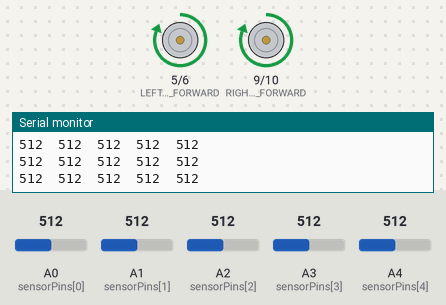
Bench run of a sketch on a simulated Arduino Uno, built with avr-gcc and run on an emulated ATmega328P. Shown: motor-driver pin pairs drawn as motors (green arrow = first pin HIGH = forward, orange = second pin HIGH = backward, longer = more drive), the last lines printed to the serial monitor. Inputs (shaded band) come from the test bench; at power-on: A2 (sensorPins[2]) = 512, A0 (sensorPins[0]) = 512, A1 (sensorPins[1]) = 512, A3 (sensorPins[3]) = 512, A4 (sensorPins[4]) = 512.

Above: at 1.2 s.
1.3 s: A2 (sensorPins[2]) set to 491
At 1.9 s:
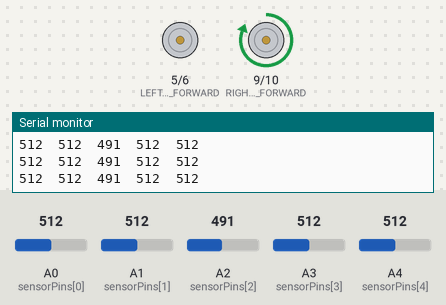
2.8 s: A0 (sensorPins[0]) set to 104
5.8 s: A0 (sensorPins[0]) set to 90
8.8 s: A1 (sensorPins[1]) set to 493
At 9.9 s:
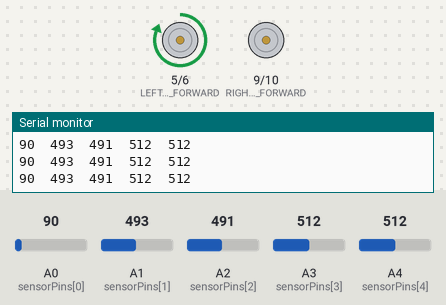
10.3 s: A1 (sensorPins[1]) set to 510
At 11.3 s:
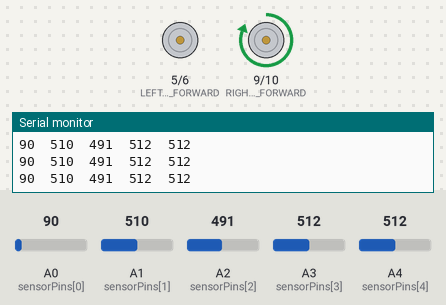
13.3 s: A1 (sensorPins[1]) set to 490
At 14.5 s:
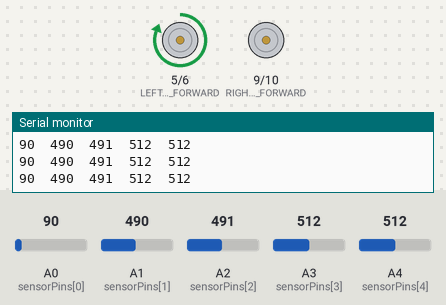
Timing chart, 0 to 16.3 s (numbered marks = the images above; inputs shaded):
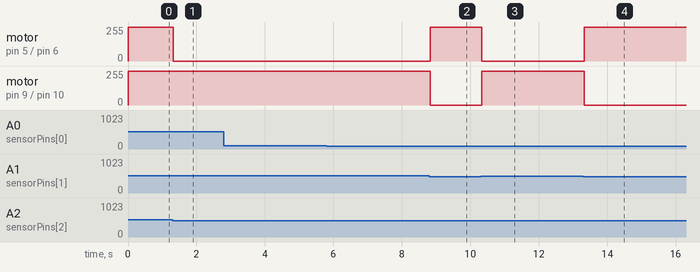

Measured:
- the behaviour switches between 501 and 500 on A2 (sensorPins[2]) (found by bisection; images 0 and 1)
- the behaviour switches between 501 and 500 on A1 (sensorPins[1]) (found by bisection; images 1 and 2)
- after the input at 1.3 s, motor on pin 5 (LEFT_MOTOR_FORWARD) / pin 6 (LEFT_MOTOR_BACKWARD): forward 255/255 → stopped at once
- after the input at 8.8 s, motor on pin 5 (LEFT_MOTOR_FORWARD) / pin 6 (LEFT_MOTOR_BACKWARD): stopped → forward 255/255 at once; motor on pin 9 (RIGHT_MOTOR_FORWARD) / pin 10 (RIGHT_MOTOR_BACKWARD): forward 255/255 → stopped at once
- after the input at 10.3 s, motor on pin 5 (LEFT_MOTOR_FORWARD) / pin 6 (LEFT_MOTOR_BACKWARD): forward 255/255 → stopped at once; motor on pin 9 (RIGHT_MOTOR_FORWARD) / pin 10 (RIGHT_MOTOR_BACKWARD): stopped → forward 255/255 at once
- after the input at 13.3 s, motor on pin 5 (LEFT_MOTOR_FORWARD) / pin 6 (LEFT_MOTOR_BACKWARD): stopped → forward 255/255 at once; motor on pin 9 (RIGHT_MOTOR_FORWARD) / pin 10 (RIGHT_MOTOR_BACKWARD): forward 255/255 → stopped at once

The sketch:

Line_following_threshold_uno_code.ino
```cpp
#define LEFT_MOTOR_FORWARD 5
#define LEFT_MOTOR_BACKWARD 6
#define RIGHT_MOTOR_FORWARD 9
#define RIGHT_MOTOR_BACKWARD 10

int sensorPins[5] = {A0, A1, A2, A3, A4};  // IR sensors connected to analog pins
int sensorValues[5];                       // Array to store sensor readings
int threshold = 500;                       // Threshold value for detecting the line

void setup() {
  pinMode(LEFT_MOTOR_FORWARD, OUTPUT);
  pinMode(LEFT_MOTOR_BACKWARD, OUTPUT);
  pinMode(RIGHT_MOTOR_FORWARD, OUTPUT);
  pinMode(RIGHT_MOTOR_BACKWARD, OUTPUT);

  for (int i = 0; i < 5; i++) {
    pinMode(sensorPins[i], INPUT);
  }

  Serial.begin(9600);  // For debugging
}

void loop() {
  // Read sensor values
  for (int i = 0; i < 5; i++) {
    sensorValues[i] = analogRead(sensorPins[i]);
  }

  // Debugging: print sensor values to serial monitor
  for (int i = 0; i < 5; i++) {
    Serial.print(sensorValues[i]);
    Serial.print("\t");
  }
  Serial.println();

  // Determine robot behavior based on sensor readings
  if (sensorValues[2] > threshold) { // Middle sensor detects the line
    moveForward();
  } else if (sensorValues[0] > threshold || sensorValues[1] > threshold) { // Line is to the left
    turnLeft();
  } else if (sensorValues[3] > threshold || sensorValues[4] > threshold) { // Line is to the right
    turnRight();
  } else { // No line detected
    stopMotors();
  }
}

void moveForward() {
  digitalWrite(LEFT_MOTOR_FORWARD, HIGH);
  digitalWrite(LEFT_MOTOR_BACKWARD, LOW);
  digitalWrite(RIGHT_MOTOR_FORWARD, HIGH);
  digitalWrite(RIGHT_MOTOR_BACKWARD, LOW);
}

void turnLeft() {
  digitalWrite(LEFT_MOTOR_FORWARD, LOW);
  digitalWrite(LEFT_MOTOR_BACKWARD, LOW);
  digitalWrite(RIGHT_MOTOR_FORWARD, HIGH);
  digitalWrite(RIGHT_MOTOR_BACKWARD, LOW);
}

void turnRight() {
  digitalWrite(LEFT_MOTOR_FORWARD, HIGH);
  digitalWrite(LEFT_MOTOR_BACKWARD, LOW);
  digitalWrite(RIGHT_MOTOR_FORWARD, LOW);
  digitalWrite(RIGHT_MOTOR_BACKWARD, LOW);
}

void stopMotors() {
  digitalWrite(LEFT_MOTOR_FORWARD, LOW);
  digitalWrite(LEFT_MOTOR_BACKWARD, LOW);
  digitalWrite(RIGHT_MOTOR_FORWARD, LOW);
  digitalWrite(RIGHT_MOTOR_BACKWARD, LOW);
}
```
